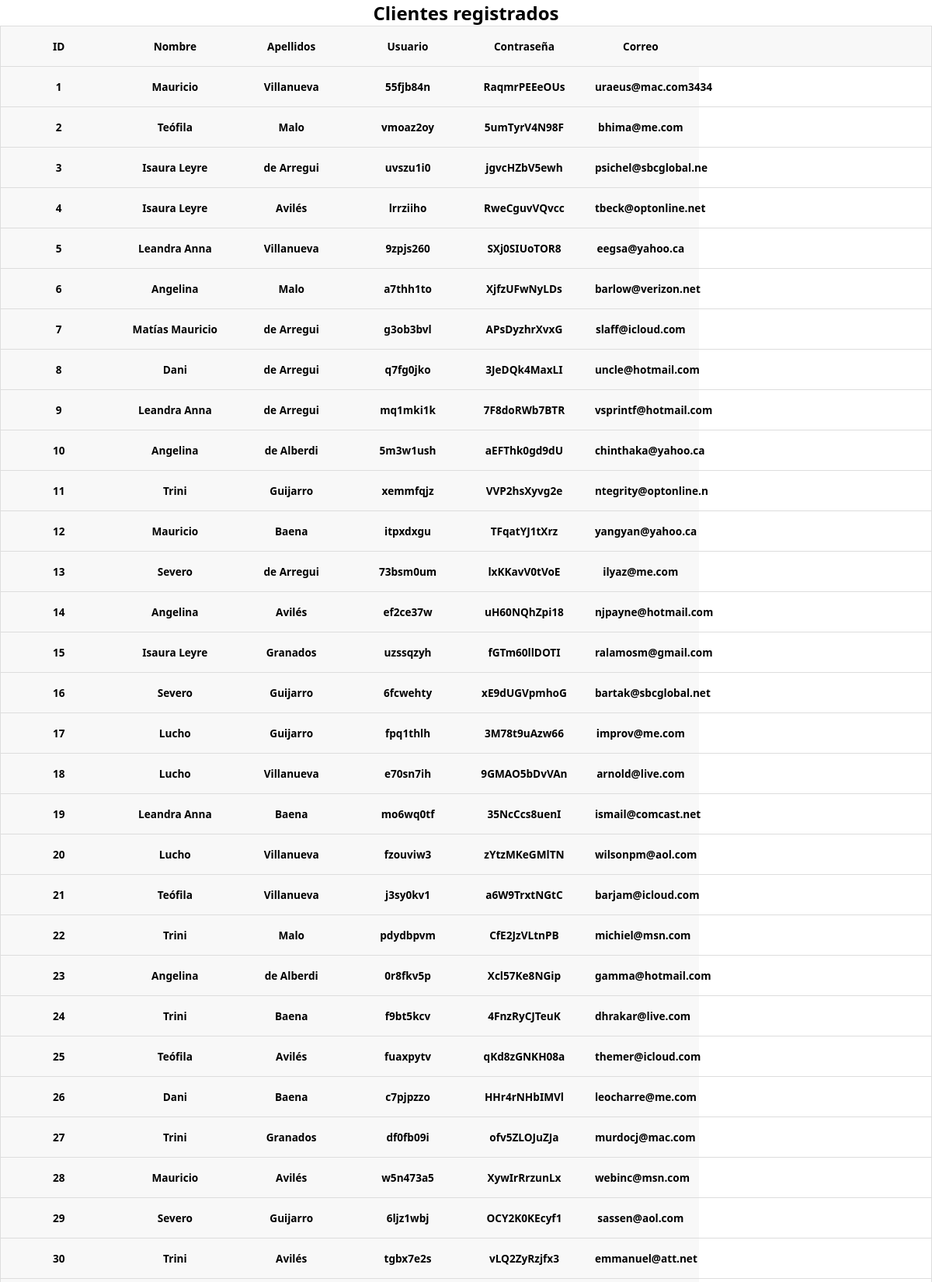
The app's page /secundario.php (upper part) with its own data.
### tables this page shows
CREATE TABLE `users` (
  `id` int(11) NOT NULL,
  `name` varchar(20) NOT NULL,
  `lastname` varchar(20) NOT NULL,
  `username` varchar(14) NOT NULL,
  `password` varchar(14) NOT NULL,
  `email` varchar(20) NOT NULL
);

### secundario.php (the view, shortened to what this page needs)
<?php
$con = connection();
$sql = "SELECT * FROM users";
$query = mysqli_query($con, $sql);
?>
<!DOCTYPE html>
<html lang="en">
<head>
    <link href="CSS/style.css" rel="stylesheet">
</head>
<body>
    <div class="users-table">
        <h2>Clientes registrados</h2>
        <table>
            <thead>
                <tr>
                    <th>ID</th>
                    <th>Nombre</th>
                    <th>Apellidos</th>
                    <th>Usuario</th>
                    <th>Contraseña</th>
                    <th>Correo</th>
                    <th></th>
                    <th></th>
                </tr>
            </thead>
            <tbody>
                <?php while ($row = mysqli_fetch_array($query)): ?>
                    <tr>
                        <th><?= $row['id'] ?></th>
                        <th><?= $row['name'] ?></th>
                        <th><?= $row['lastname'] ?></th>
                        <th><?= $row['username'] ?></th>
                        <th><?= $row['password'] ?></th>
                        <th><?= $row['email'] ?></th>
                    </tr>
                <?php endwhile; ?>
            </tbody>
        </table>
    </div>
</body>
</html>

### CSS/style.css (style rules this page uses)
* { box-sizing: border-box; margin: 0; padding: 0; }
html { font-family: 'Segoe UI', sans-serif; text-align: center; }
.users-table table { border: 1px solid #ccc; border-collapse: collapse; margin: 0; padding: 0; width: 100%; table-layout: fixed; }
table tr { background-color: #f8f8f8; border: 1px solid #ddd; padding: 4px; }
table th { padding: 16px; text-align: center; font-size: .85em; }

### records on screen
users: id "1", name "Mauricio", lastname "Villanueva", username "55fjb84n", password "RaqmrPEEeOUs", email "uraeus@mac.com3434"
users: id "2", name "Teófila", lastname "Malo", username "vmoaz2oy", password "5umTyrV4N98F", email "bhima@me.com"
users: id "3", name "Isaura Leyre", lastname "de Arregui", username "uvszu1i0", password "jgvcHZbV5ewh", email "psichel@sbcglobal.ne"
users: id "4", name "Isaura Leyre", lastname "Avilés", username "lrrziiho", password "RweCguvVQvcc", email "tbeck@optonline.net"
users: id "5", name "Leandra Anna", lastname "Villanueva", username "9zpjs260", password "SXj0SIUoTOR8", email "eegsa@yahoo.ca"
users: id "6", name "Angelina", lastname "Malo", username "a7thh1to", password "XjfzUFwNyLDs", email "barlow@verizon.net"
users: id "7", name "Matías Mauricio", lastname "de Arregui", username "g3ob3bvl", password "APsDyzhrXvxG", email "slaff@icloud.com"
users: id "8", name "Dani", lastname "de Arregui", username "q7fg0jko", password "3JeDQk4MaxLI", email "uncle@hotmail.com"
users: id "9", name "Leandra Anna", lastname "de Arregui", username "mq1mki1k", password "7F8doRWb7BTR", email "vsprintf@hotmail.com"
users: id "10", name "Angelina", lastname "de Alberdi", username "5m3w1ush", password "aEFThk0gd9dU", email "chinthaka@yahoo.ca"
users: id "11", name "Trini", lastname "Guijarro", username "xemmfqjz", password "VVP2hsXyvg2e", email "ntegrity@optonline.n"
users: id "12", name "Mauricio", lastname "Baena", username "itpxdxgu", password "TFqatYJ1tXrz", email "yangyan@yahoo.ca"
users: id "13", name "Severo", lastname "de Arregui", username "73bsm0um", password "lxKKavV0tVoE", email "ilyaz@me.com"
users: id "14", name "Angelina", lastname "Avilés", username "ef2ce37w", password "uH60NQhZpi18", email "njpayne@hotmail.com"
users: id "15", name "Isaura Leyre", lastname "Granados", username "uzssqzyh", password "fGTm60llDOTI", email "ralamosm@gmail.com"
users: id "16", name "Severo", lastname "Guijarro", username "6fcwehty", password "xE9dUGVpmhoG", email "bartak@sbcglobal.net"
users: id "17", name "Lucho", lastname "Guijarro", username "fpq1thlh", password "3M78t9uAzw66", email "improv@me.com"
users: id "18", name "Lucho", lastname "Villanueva", username "e70sn7ih", password "9GMAO5bDvVAn", email "arnold@live.com"
users: id "19", name "Leandra Anna", lastname "Baena", username "mo6wq0tf", password "35NcCcs8uenI", email "ismail@comcast.net"
users: id "20", name "Lucho", lastname "Villanueva", username "fzouviw3", password "zYtzMKeGMlTN", email "wilsonpm@aol.com"
users: id "21", name "Teófila", lastname "Villanueva", username "j3sy0kv1", password "a6W9TrxtNGtC", email "barjam@icloud.com"
users: id "22", name "Trini", lastname "Malo", username "pdydbpvm", password "CfE2JzVLtnPB", email "michiel@msn.com"
users: id "23", name "Angelina", lastname "de Alberdi", username "0r8fkv5p", password "Xcl57Ke8NGip", email "gamma@hotmail.com"
users: id "24", name "Trini", lastname "Baena", username "f9bt5kcv", password "4FnzRyCJTeuK", email "dhrakar@live.com"
users: id "25", name "Teófila", lastname "Avilés", username "fuaxpytv", password "qKd8zGNKH08a", email "themer@icloud.com"
users: id "26", name "Dani", lastname "Baena", username "c7pjpzzo", password "HHr4rNHbIMVl", email "leocharre@me.com"
users: id "27", name "Trini", lastname "Granados", username "df0fb09i", password "ofv5ZLOJuZJa", email "murdocj@mac.com"
users: id "28", name "Mauricio", lastname "Avilés", username "w5n473a5", password "XywIrRrzunLx", email "webinc@msn.com"
users: id "29", name "Severo", lastname "Guijarro", username "6ljz1wbj", password "OCY2K0KEcyf1", email "sassen@aol.com"
users: id "30", name "Trini", lastname "Avilés", username "tgbx7e2s", password "vLQ2ZyRzjfx3", email "emmanuel@att.net"
